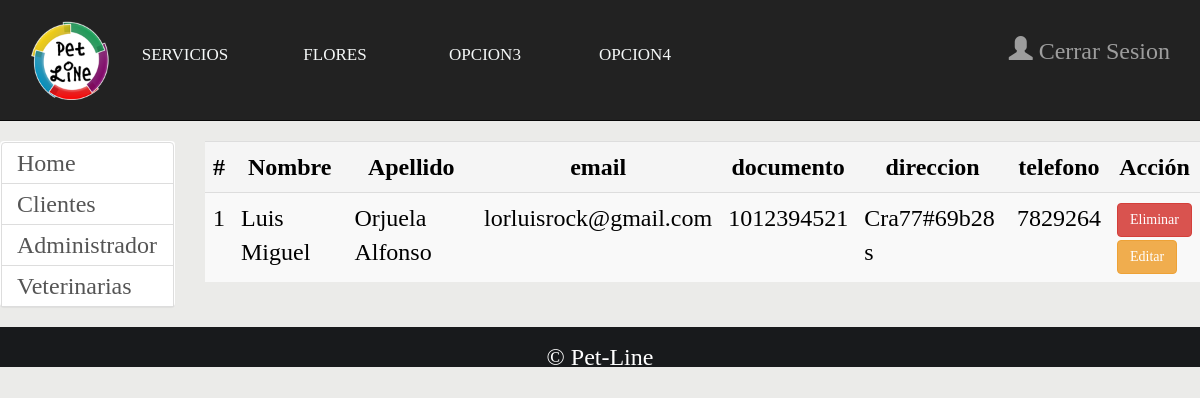
/?controller=Administrador&accion=listaAdmin (signed in), run on the app's committed database.
### tables this page shows
CREATE TABLE IF NOT EXISTS `administrador` (
  `id_admin` int(11) NOT NULL,
  `nombre` varchar(50) DEFAULT NULL,
  `apellido` varchar(50) DEFAULT NULL,
  `documento` varchar(50) DEFAULT NULL,
  `email` varchar(255) DEFAULT NULL,
  `direccion` varchar(255) DEFAULT NULL,
  `telefono` varchar(255) DEFAULT NULL,
  `activo` tinyint(1) NOT NULL DEFAULT '1',
  `fecha_creacion` date DEFAULT NULL
);

### controller/AdministradorControlador.php (called while the page is built, shortened)
<?php
require_once 'model/administrador.php';
class AdministradorControlador{
	private $model,$owner,$vet,$pet,$user;
	public function __construct(){
		$this->model=new Administrador();
	}
	public function listaAdmin() {
		$administrador = $this->model;
		$stmt= $administrador->listar();
		require_once 'views/header.php';
		require_once 'views/administrador/listaAdmin.php';
		require_once 'views/footer.php';
	}
}
?>

### model/conexion.php (called while the page is built, shortened)
<?php
class Conexion
{
	public function __construct()
	{
		try {
			$this->pdo = new PDO('mysql:host=localhost;dbname=veterinaria;charset=utf8;','root','');
			$this->pdo->setAttribute(PDO::ATTR_ERRMODE, PDO::ERRMODE_EXCEPTION);
			return $this->pdo;
		} catch (PDOException $e) {
			print("Error en la base de datos");
			die($e->getMessage());
		}
	}
}

### model/administrador.php (called while the page is built, shortened)
<?php
require_once 'model/conexion.php';
class Administrador extends Conexion{
	private $model,$password,$rol;
	public function __construct(){
		$this->model=parent::__construct();
	}
	public function listar() {
		$query="SELECT * FROM administrador WHERE activo='1'";
		$stmt=$this->model->prepare($query);
		$stmt->execute();
		return $stmt->fetchAll(PDO::FETCH_OBJ);
	}
}
 ?>

### views/administrador/listaAdmin.php (the view)
<?php include_once 'views/administrador/menu.php'; error_reporting('0'); ?>
<div class="row">
	<div class="col-md-2">
	    <?php include_once 'views/administrador/adminMenu.php'; ?>
	</div>
<div class="col-md-10">
	<div class="text-justified">
		<div class="table-responsive">
			<table class="table table-striped table-hover">
				<tr class="active">
					<th><center>#</center> </th>
					<th><center>Nombre</center> </th>
					<th><center>Apellido</center> </th>
					<th><center>email</center> </th>
					<th><center>documento</center> </th>
					<th><center>direccion</center> </th>
					<th><center>telefono</center> </th>
					<th><center>Acción </center></th>
				</tr>
				<tr class="active">
		<?php foreach ($stmt as $key) {
				$i++;
				echo
				'<tr>
				<td>'.$i.'</td>
				<td>'.$key->nombre.'</td>
				<td>'.$key->apellido.'</td>
				<td>'.$key->email.'</td>
				<td>'.$key->documento.'</td>
				<td>'.$key->direccion.'</td>
				<td>'.$key->telefono.'</td>
				<td>
				<form method="post" action="?controller=administrador&accion=eliminarAdmin">
				<input type="hidden" name="documento" value='.$key->documento.'>
				<button class="btn btn-danger">Eliminar</button>
				</form>
				</form><form method="post" action="?controller=administrador&accion=insertarAdmin">
				<input type="hidden" name="documento" value='.$key->documento.'>
				<button class="btn btn-warning">Editar</button>
				</form></td>
				</tr>';
			} ?>
				</tr>
			</table>
		</div>
	</div>
</div>
</div>

### assets/css/style.css (style rules this page uses)
body { font-family: 'Cinzel', serif; background-color: #EBEBE9; color: #000000; line-height: 1.2em; font-size: 24px; line-height: 20px; }

### data on the page
administrador: nombre "Luis Miguel", apellido "Orjuela Alfonso", email "lorluisrock@gmail.com", documento "1012394521", direccion "Cra77#69b28 s", telefono "7829264"
